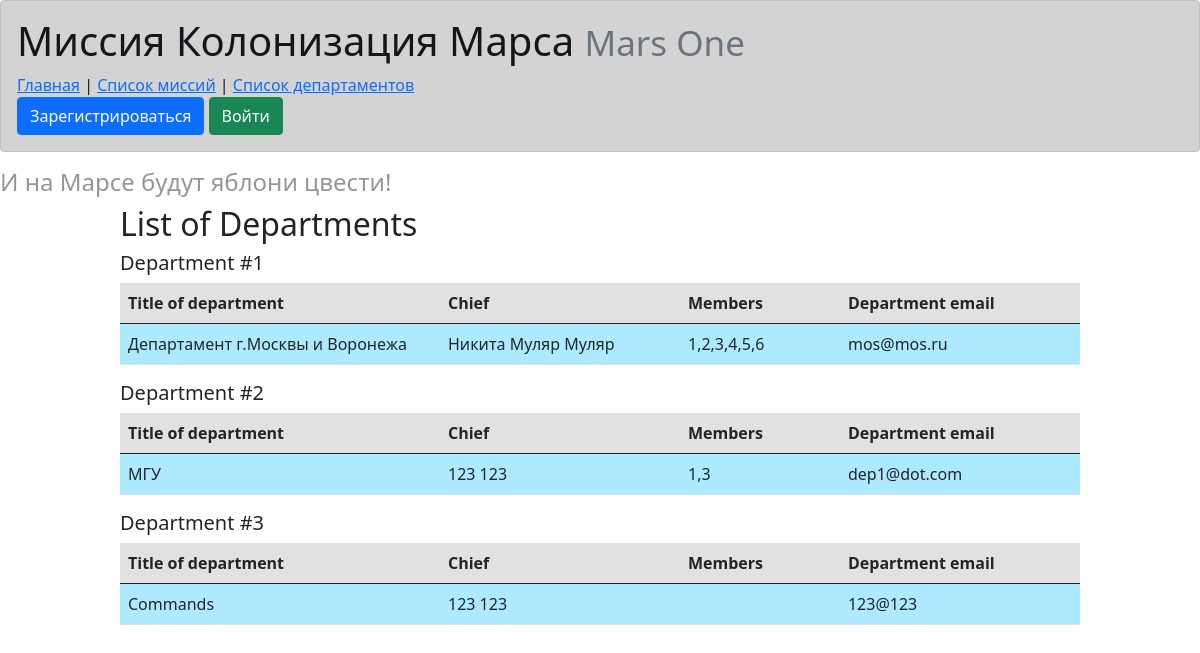
The page /departments on the database its author committed.
### data/departments.py (models this page shows)
class Department(SqlAlchemyBase):
    __tablename__ = 'departments'
    id = sqlalchemy.Column(sqlalchemy.Integer, primary_key=True, autoincrement=True)
    title = sqlalchemy.Column(sqlalchemy.String, nullable=True)
    chief = sqlalchemy.Column(sqlalchemy.Integer, sqlalchemy.ForeignKey('users.id'), nullable=True)
    members = sqlalchemy.Column(sqlalchemy.String, nullable=True)
    email = sqlalchemy.Column(sqlalchemy.Integer, nullable=True)
    user = orm.relationship("User")

### data/users.py (models this page shows, shortened)
class User(SqlAlchemyBase, UserMixin):
    __tablename__ = 'users'
    id = sqlalchemy.Column(sqlalchemy.Integer, primary_key=True, autoincrement=True)
    surname = sqlalchemy.Column(sqlalchemy.String, nullable=True)
    name = sqlalchemy.Column(sqlalchemy.String, nullable=True)
    age = sqlalchemy.Column(sqlalchemy.Integer, nullable=True)
    position = sqlalchemy.Column(sqlalchemy.String, nullable=True)
    speciality = sqlalchemy.Column(sqlalchemy.String, nullable=True)
    address = sqlalchemy.Column(sqlalchemy.String, nullable=True)
    email = sqlalchemy.Column(sqlalchemy.String, nullable=False, unique=True, index=True)
    hashed_password = sqlalchemy.Column(sqlalchemy.String, nullable=True)
    modified_date = sqlalchemy.Column(sqlalchemy.DateTime, default=datetime.datetime.now)

### main.py (the view)
@app.route('/departments')
def list_departs():
    db_sess = db_session.create_session()
    res = db_sess.query(Department).all()
    return render_template('departments.html', departs=res)

### data/db_session.py (called while the page is built)
def create_session() -> Session:
    global __factory
    return __factory()

### templates/departments.html (shortened to what this page needs)
{% extends "base.html" %}
{% block content %}
<h2 id="spec2">List of Departments</h2>
<div id="work_logs">
{% for dep in departs %}
<h5>Department #{{ dep.id }}</h5>
<table class="table">
  <thead class="thead-light">
    <tr class="d-flex" style="background-color: #e1e1e1">
      <th scope="col" class="col-4">Title of department</th>
      <th scope="col" class="col-3">Chief</th>
      <th scope="col" class="col-2">Members</th>
      <th scope="col" class="col-3">Department email</th>
    </tr>
  </thead>
  <tbody>
    <tr class="d-flex" style="background-color: #aeeaff">
      <td class="col-4">{{ dep.title }}</td>
      <td class="col-3">{{ dep.user.name }} {{ dep.user.surname }}</td>
      <td class="col-2">{{ dep.members }}</td>
      <td class="col-3">{{ dep.email }}</td>
    </tr>
  </tbody>
</table>
{% endfor %}
</div>
{% endblock %}

### static/css/style.css (style rules this page uses)
h2 { margin-left: 20%; }
#work_logs { max-width: 80%; margin-left: 10%; margin-right: 10%; }
#spec2 { margin-left: 10%; }

### rows shown on the page
Department: id "1", title "Департамент г.Москвы и Воронежа", user.name "Никита Муляр", user.surname "Муляр", members "1,2,3,4,5,6", email "mos@mos.ru"
Department: id "2", title "МГУ", user.name "123", user.surname "123", members "1,3", email "dep1@dot.com"
Department: id "3", title "Commands", user.name "123", user.surname "123", email "123@123"
